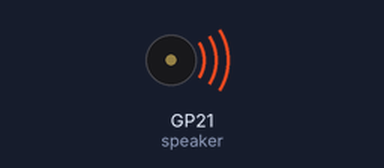
A program run on a simulated Raspberry Pi Pico running MicroPython. On the bench: buzzer (waves = sounding). Random numbers come from a fixed seed; what the program prints to the serial console is not drawn. At 6.0 s the program stops and its outputs stay as they are.

Above: at 0.1 s.
At 6.1 s:
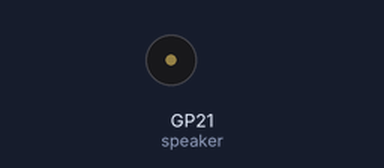
Timing chart, 0 to 7.5 s (numbered marks = the images above):
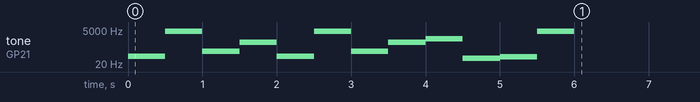

Measured:
- by itself, tone on GP21 (speaker): plays 73 Hz for 0.50 s, 3951 Hz for 0.50 s, 165 Hz for 0.50 s, 698 Hz for 0.50 s, 73 Hz for 0.50 s, 3951 Hz for 0.50 s … (12 notes in this stretch)

The program:

17_sectionRepeatTune.py
```python
from picozero import Speaker
import random
speaker = Speaker(21)
tempo = 60/120
tune = ['c1','d1','e1','f1','g1','a1','b1','c2','d2','e2','f2','g2','a2','b2','c3','d3','e3','f3','g3','a3','b3','c4','d4','e4','f4','g4','a4','b4','c5','d5','e5','f5','g5','a5','b5','c6','d6','e6','f6','g6','a6','b6','c7','d7','e7','f7','g7','a7','b7']
tune1 = []
tune2 = []

for i in range(4):
    tune1.append(random.randint(0,48))
    tune2.append(random.randint(0,48))

print(tune1)

for i in range(4):
    speaker.play(tune[tune1[i]],tempo)
for i in range(4):
    speaker.play(tune[tune1[i]],tempo)
for i in range(4):
    speaker.play(tune[tune2[i]],tempo)

speaker.off()
```
